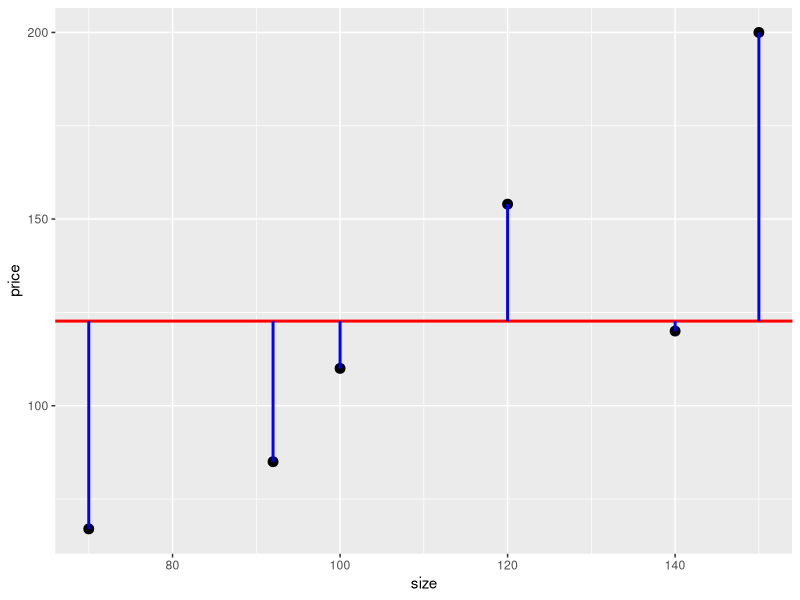
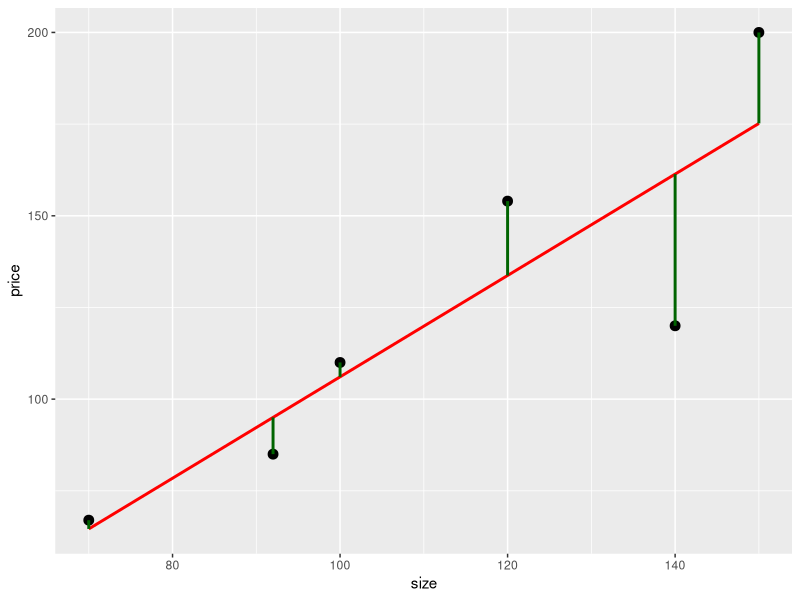

Reproduce these figures in R, in order.
## ---- chunk 1
#| code-fold: show
#| message: false
#| warning: false
library(ggplot2)
library(dplyr)
options(scipen = 999)
## ---- chunk 2
casas <- data.frame(price = c(120, 85, 67, 200, 110, 154), 
                    size = c(140, 92, 70, 150, 100, 120))

mean_price <- mean(casas$price)
## ---- chunk 3
# Dataframe for the segments of error
casas_segments_mean <- casas %>% mutate(x = size,
                                        xend = size,
                                        y = price,
                                        yend = mean_price)

ggplot(casas) +
  geom_point(aes(x = size, y = price), size = 3) +
  geom_hline(yintercept = mean_price, color = "red", size = 1) +
  geom_segment(data = casas_segments_mean, aes(x = x, y = y, xend = xend, yend = yend), 
               colour = "blue",
               size = 1) 
## ---- chunk 4
#|message: false
#|warning: false
lin_mod <- lm(price ~ size, data = casas)
casas$predicted_price <- lin_mod$fitted.values


ggplot(casas, aes(x = size, y = price)) +
  geom_point(size = 3) +
  geom_smooth(method = "lm", se = FALSE, color = "red", size = 1) +  
  geom_segment(aes(xend = size, yend = predicted_price), color = "darkgreen", size = 1)
## ---- chunk 5
#| code-fold: show
# Total Sum of Squares. SUM of (y_i - y_mean)^2
TSS <- sum((casas$price - mean_price)^2)

# Sum of Squares of Residuals. SUM of (y_i - y_hat)^2
RSS <- sum((casas$price - casas$predicted_price)^2)

# R^2
R_s <- (TSS - RSS)/(TSS)

# Cálculo obtenido lm
R_s_lm <- summary(lin_mod)$r.squared

print(c(R_s, R_s_lm))
